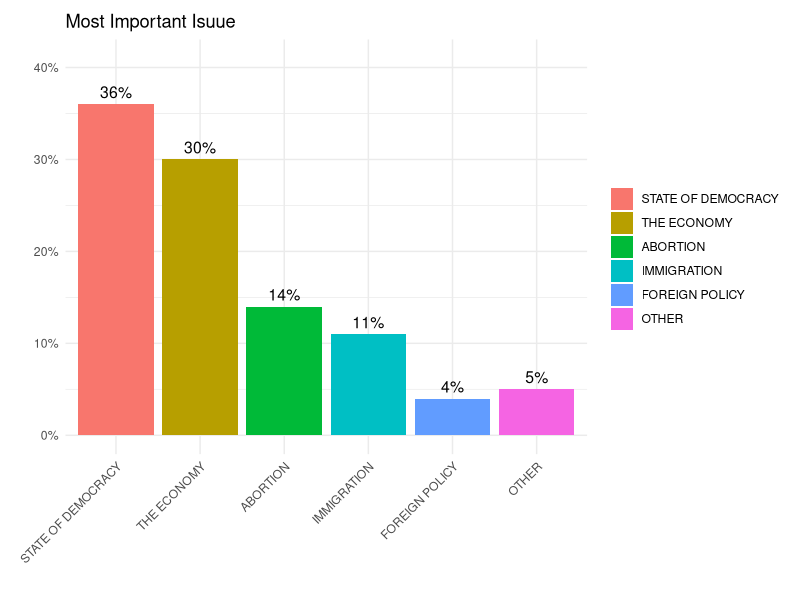

This chart was generated by the following R code:
## ---- chunk 1
knitr::opts_chunk$set(echo = TRUE)
## ---- chunk 2
library(dplyr)
library(ggplot2)

df <- tibble(Values = c("STATE OF DEMOCRACY", "THE ECONOMY", "ABORTION", "IMMIGRATION", "FOREIGN POLICY", "OTHER"),
             Percentages = c(36, 30, 14, 11, 4, 5))

df$Values <- factor(df$Values, levels = c("STATE OF DEMOCRACY", "THE ECONOMY", "ABORTION", "IMMIGRATION", "FOREIGN POLICY", "OTHER"))

## ---- chunk 3
ggplot(df, aes(x = Values, y = Percentages, fill = Values)) +
  geom_bar(stat = "identity") +
  theme_minimal() +
  theme(
    axis.text.x = element_text(angle = 45, hjust = 1),
    plot.margin = margin(10, 10, 10, 10)) +
  scale_y_continuous(
    limits = c(0, max(df$Percentages) + 5),
    labels = scales::percent_format(scale = 1)) +
  geom_text(aes(label = paste0(Percentages, "%")), vjust = -0.5, size = 4) +
  labs(title = "Most Important Isuue", x = " ", y = " ", fill = " ")

